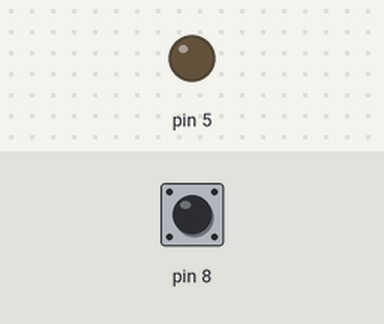
Simulated run of this sketch. Board: Arduino Mega 2560, built with avr-gcc and run on an emulated ATmega2560. Parts: output pins drawn as LEDs (lit = HIGH). Inputs (shaded band) come from the test bench; at power-on: pin 8 HIGH.

Above: at 1.2 s.
1.3 s: pin 8 pulled LOW for 0.15 s
Timing chart, 0 to 4.3 s (numbered marks = the images above; inputs shaded):
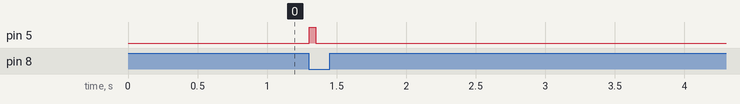

Measured:
- after the input at 1.3 s, pin 5: LOW → HIGH at once, → LOW 0.05 s later

The sketch:

Debounce_button_and_Port_Manipulation.ino
```cpp
/*
B (digital pin 8 to 13)
C (analog input pins)
D (digital pins 0 to 7)

PORTD maps to Arduino digital pins 0 to 7

DDRD - The Port D Data Direction Register - read/write
PORTD - The Port D Data Register - read/write
PIND - The Port D Input Pins Register - read only

PORTB maps to Arduino digital pins 8 to 13 The two high bits (6 & 7) map to the crystal pins and are not usable

DDRB - The Port B Data Direction Register - read/write
PORTB - The Port B Data Register - read/write
PINB - The Port B Input Pins Register - read only

PORTC maps to Arduino analog pins 0 to 5. Pins 6 & 7 are only accessible on the Arduino Mini

DDRC - The Port C Data Direction Register - read/write
PORTC - The Port C Data Register - read/write
PINC - The Port C Input Pins Register - read only


DDRD = DDRD |  B01100100;   //1->output, 0->input  TO OR einai gia na apofigo tin allagi ton 0, 1 pou einai tx, rx
PORTD = B00011000;   //for pullup(sets these bit HIGH)

if (PINB & 0b00000001)    something;                  // if(digitalRead(8)==HIGH)   something;
else                      something else;                  // if (digitalRead(8)==LOW)   something else;

*/
int readflag=1;
long current, previous, interval;
void setup() {

  DDRH = DDRH | B00000000;// pinMode(button, INPUT_PULLUP);
  PORTH = B00100000;//pullup
  DDRE=B00001000;
  interval=300;       //miliseconds
//
}

void loop() {
  current=millis();
  if(!(PINH & 0b0100000) && readflag==1) { //if(digitalRead(button)==LOW)  maybe wrong
   PORTE |=(1<<3);
   delay(50);
   PORTE &= ~(1<<3);
    //code
    readflag=0;
    current=millis();
    previous=current;
    previous +=interval;
  }
  if(current>previous){   //better
   if(PINH & 0b00100000){
       readflag=1;
    }
  }
  delay(10);
}
```
